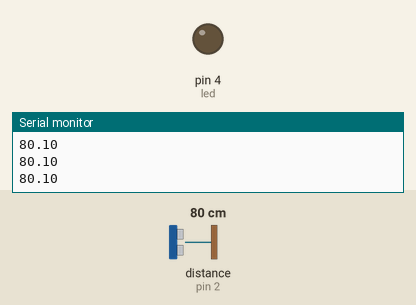
Simulated run of this sketch. Board: Arduino Uno, built with avr-gcc and run on an emulated ATmega328P. On the bench: output pins drawn as LEDs (lit = HIGH), the last lines printed to the serial monitor. Wiring (inferred from the names in the program): ultrasonic range finder: trigger pin 3; echo pin 2. The inputs (shaded band) are chosen by the test bench; at power-on: distance to the obstacle (sensor on pin 2) 80 cm. The echo pulse lasts 58.3 µs per cm; pins used as bus, display or sensor lines are not drawn.

Above: at 1.2 s.
1.3 s: distance to the obstacle (sensor on pin 2) set to 17 cm
2.8 s: distance to the obstacle (sensor on pin 2) set to 14 cm
At 3.6 s:
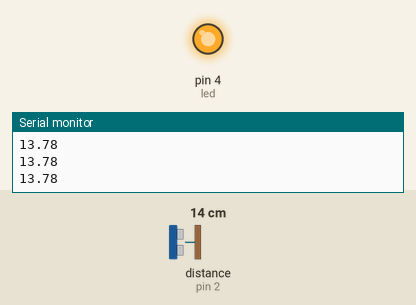
4.3 s: distance to the obstacle (sensor on pin 2) set to 18 cm
At 4.7 s:
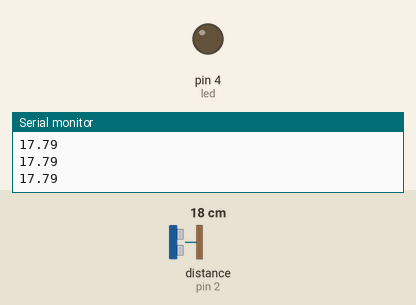
5.8 s: distance to the obstacle (sensor on pin 2) set to 2 cm
At 7.0 s:
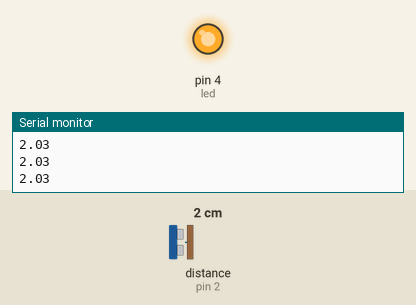
Timing chart, 0 to 8.3 s (numbered marks = the images above; inputs shaded):
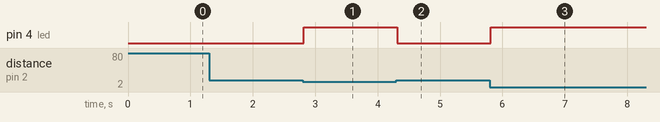

Measured:
- the behaviour switches between 16 and 15 cm on distance to the obstacle (sensor on pin 2) (found by bisection; images 0 and 1)
- after the input at 2.8 s, pin 4 (led): LOW → HIGH at once
- after the input at 4.3 s, pin 4 (led): HIGH → LOW at once
- after the input at 5.8 s, pin 4 (led): LOW → HIGH at once

The sketch:

ultrasonic.ino
```cpp
int trigger=3;
int echo=2;
int led=4;
void setup() {
Serial.begin(9600);
pinMode(echo,INPUT);
pinMode(trigger,OUTPUT);
pinMode(led,OUTPUT);
}
void loop() {
digitalWrite(trigger,LOW);
delayMicroseconds(2);
digitalWrite(trigger,HIGH);
delayMicroseconds(10);
digitalWrite(trigger,LOW);
float distance=pulseIn(echo,HIGH);
distance=distance/58;
Serial.println(distance);
if(distance<=15){
  digitalWrite(led,HIGH);
}
else{
  digitalWrite(led,LOW);
}
}
```
